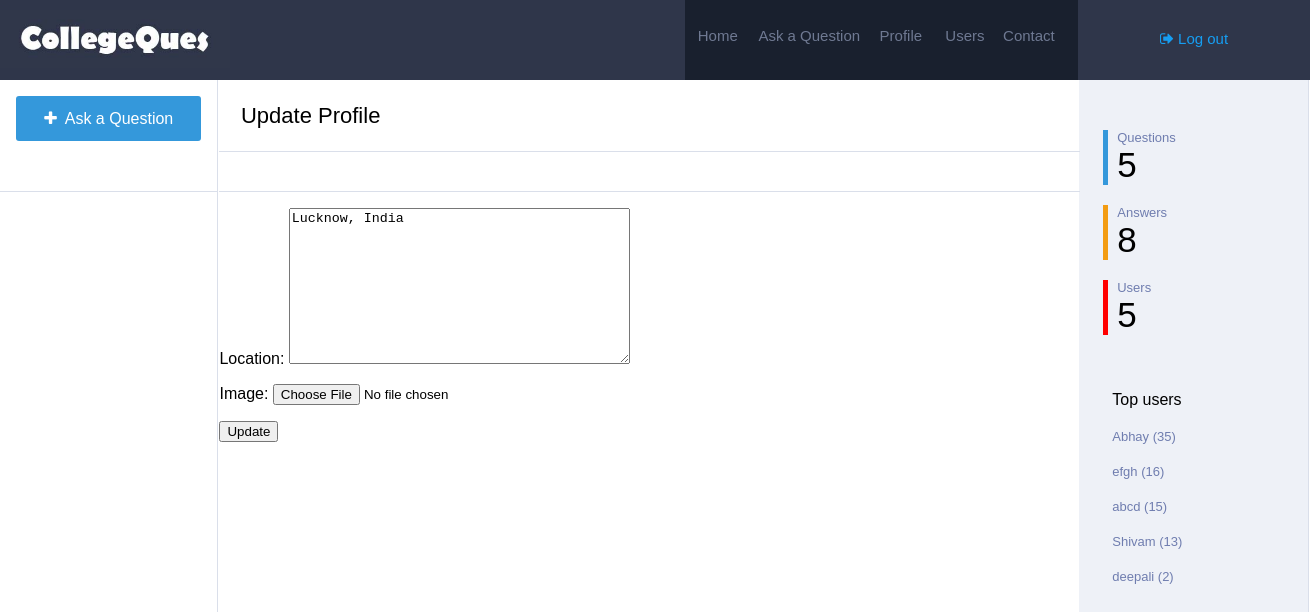
Screenshot of /profileupdate/1/ (signed in) with the database file from the repository.
### Main/models.py (models this page shows, shortened)
class Profile(models.Model):
	user=models.ForeignKey(settings.AUTH_USER_MODEL,on_delete=models.CASCADE)
	image=models.ImageField(upload_to=upload_location,null=True,blank=True,)
	location=models.TextField(default="Not mentioned")
	points=models.IntegerField(default=0)
	questions=models.IntegerField(default=0)
	answers=models.IntegerField(default=0)

### Main/views.py (the view)
# urls.py: url(r'^profileupdate/(?P<id>\d+)/$', views.Update_pro,name='profile_update'),
@login_required
def Update_pro(request, id):
  top = Profile.objects.all().order_by("-points")[:min(Profile.objects.count(),5)]
  profile = get_object_or_404(Profile,id=id)
  instance=get_object_or_404(Profile,id=id)
  if request.user == instance.user:
    form = Update(request.POST or None, request.FILES or None,instance=instance)
    if form.is_valid():
      instance=form.save(commit=False)
      instance.save()
      messages.success(request, "Saved")
      return HttpResponseRedirect('/')
    context={
      "instance":instance,
      "form":form,"q":Question.objects.count(),"a":Answer.objects.count(),"u":Profile.objects.count(),"top":top,
      "profile":profile
    }
    return render(request,"update.html",context)
  else:
    messages.error(request, "User unauthorized.")
    return HttpResponseRedirect('/')

### Main/forms.py
class Update(forms.ModelForm):
	class Meta:
		model = Profile
		fields=[
			"location",
			"image",
		]

### templates/update.html (shortened to what this page needs)
{% load static %}
<html>
<head>
<link rel='stylesheet' href='{% static "css/create.css" %}'>
<link rel="stylesheet" href="https://cdnjs.cloudflare.com/ajax/libs/font-awesome/4.7.0/css/font-awesome.min.css">
</head>
<body>
	<div class="navbar">
		<div class="logo">
			<img src='{% static "image/Logo.jpg" %}' style="width: 230px; margin-top: 10px;" />
		</div>
		<div class="search">
		</div>
		<div class="navlinks">
			<h6><a href="{% url "home" %}">Home</a></h6> <h6 style="width: 30%;"><a href="{% url "create" %}">Ask a Question</a></h6> <h6><a href="{% url "profile" id=profile.id %}">Profile</a></h6> <h6><a href="{% url "user" %}">Users</a></h6> <h6><a>Contact</a></h6>
		</div>
		<div class="login" style="font-size: 15px;">
			{% if request.user.is_authenticated %}
			<p><a href="{% url "logout" %}"><i class="fa fa-sign-out" aria-hidden="true"></i> Log out</a></p>
			{% else %}
			<p><a href="{% url "login" %}"><i class="fa fa-sign-in" aria-hidden="true"></i> Log in / Register</a></p>
			{%endif %}
		</div>
	</div>
	<div class="main">
		<div class="links">
			<div id="ask-cont">
			<a href="{% url "create" %}" style="text-decoration: none;"><p class="ask"><i class="fa fa-plus" aria-hidden="true"></i>&nbsp Ask a Question</p></a>
			</div>
		</div>
		<div class="content">
			<table style="width: 100%;border-spacing: 0px;min-height: 100%;">
				<tr>
			<td style="width:100%; float: left;">
				<div class="heading">
					<div class="tab">
						<p>Update Profile</p>
					</div>
				</div>
			<div class="welcome">
				<div class="tab">
					<p>&nbsp</p>
				</div>
			</div>
			<div id="tab1" class="tabcontent">
				<form method="POST" action="" enctype='multipart/form-data'>
				{{ form.as_p }}
				<input type="submit" value='Update' class="btn btn-success btn-lg"/>
				</form>
			</div>
		</td>
			<td class="stats" style="padding-top: 30px;vertical-align: top;">
				<div class="bor" style="border-left-color: #3498db">
					<p class="stat_q">Questions</p>
					<p class="stat_a">{{ q }}</p>
				</div>
				<div class="bor" style="border-left-color: #f39c12;">
					<p class="stat_q">Answers</p>
					<p class="stat_a">{{ a }}</p>
				</div>
				<div class="bor" style="border-left-color: red;">
					<p class="stat_q">Users</p>
					<p class="stat_a">{{ u }}</p>
				</div>
				<div class="bor" style="border:none; padding-top: 40px;">
					<p>Top users</p>
					{% for obj in top %}
					<p class="stat_q"><a  href="{% url "profile" id=obj.id %}" style="color: #6f7daf;text-decoration: none;">{{ obj.user }} ({{obj.points}})</a></p>
					{% endfor %}
				</div>
			</td>
		</tr>
	</table>
		</div>
	</div>
</body>
</html>

### static/css/create.css (style rules this page uses)
body { min-width: 1300px; margin: 0px; font-family: sans-serif; }
.navbar { width: 100%; background-color: #2f364a; height:80px; }
.logo { float: left; width:10%; height:100%; }
.search { float: left; height: 100%; width: 42.3%; }
.navlinks { float: left; width:30%; background-color: #19202e; height:100%; }
.navlinks h6 { margin-top:27px; float: left; width:16%; text-align: center; margin-left: 0.3%; }
.navlinks h6 a { text-decoration: none; color: #6f7992; font-weight: normal; font-size:15px; }
.login { float: left; height: 100%; width: 17.7%; text-align: center; }
.login p { margin-top: 30px; }
.login a { text-decoration: none; color: #169ef2; }
.main { width: 100%; }
.links { float: left; top:80px; height: 100%; width:16.6%; }
.ask { margin-left: 7.5%; width:85%; height: 31px; border-style: none; border-radius: 3px; background-color: #3498db; color: white; padding-top: 14px; text-align: center; }
#ask-cont { border-bottom-style: solid; border-bottom-color: #dadfea; border-bottom-width: 1px; height:95px; }
.content { float: left; width: 83.2%; border-right-style: solid; border-right-color: #dadfea; border-right-width: 1px; border-left-style: solid; border-left-color: #dadfea; border-left-width: 1px; height: auto; }
.heading { padding-left: 2.5%; font-size: 22px; border-bottom-style: solid; border-bottom-color: #dadfea; border-bottom-width: 1px; margin-bottom: -1px; }
.welcome { padding-left: 2.5%; font-size: 14px; border-bottom-style: solid; border-bottom-color: #dadfea; border-bottom-width: 1px; }
.stats { background-color: #eef1f7; width:21%; }
.welcome p { width: 10%; text-align: center; margin-bottom: 0px; padding-bottom: 11px; cursor: pointer; margin-top: 0px; padding-top: 13px; }
.stat_q { font-size: 13px; margin-bottom: 0px; margin-top: 20px; color: #6f7daf; }
.stat_a { font-size: 35px; margin-top: 0px; margin-bottom: 0px; }
.bor { border-left-style: solid; border-left-width: 5px; padding-left: 4%; margin-left: 10%; }

### rows the page displays
Profile: location "Lucknow, India", user "abcd", points "15"
Profile: user "Abhay", points "35"
Profile: user "efgh", points "16"
Profile: user "Shivam", points "13"
Profile: user "deepali", points "2"

### other values shown
{{ q }} "5"
{{ a }} "8"
{{ u }} "5"
